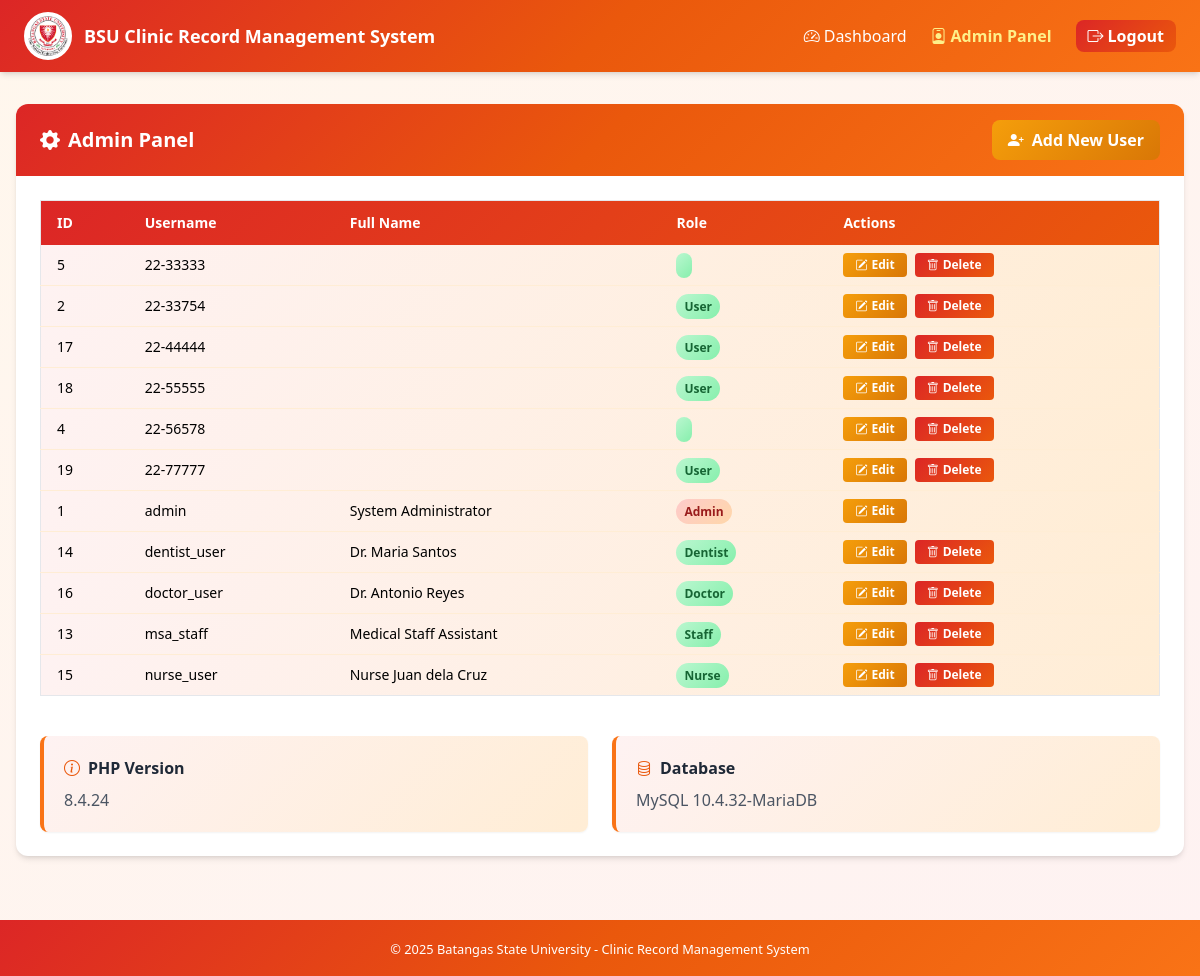
/admin_panel.php (signed in), run on the app's committed database.
### tables this page shows
CREATE TABLE `users` (
  `id` int(11) NOT NULL,
  `username` varchar(50) NOT NULL,
  `password` varchar(255) NOT NULL,
  `full_name` varchar(100) NOT NULL,
  `email` varchar(100) NOT NULL,
  `role` enum('admin','staff','dentist','nurse','doctor','user') DEFAULT 'user',
  `created_at` timestamp NOT NULL DEFAULT current_timestamp()
);

### admin_panel.php (the view, shortened to what this page needs)
<?php
include 'config/database.php';
$users_result = $conn->query("SELECT * FROM users ORDER BY username");
$users = [];
while ($row = $users_result->fetch_assoc()) {
    $users[] = $row;
}
?>
<!DOCTYPE html>
<html lang="en">
<head>
  <script src="https://cdn.tailwindcss.com"></script>
  <link rel="stylesheet" href="https://cdn.jsdelivr.net/npm/bootstrap-icons@1.10.0/font/bootstrap-icons.css">
</head>
<body class="bg-gradient-to-br from-orange-50 to-red-50 flex flex-col min-h-screen">
  <header class="red-orange-gradient text-white shadow-md">
    <div class="max-w-7xl mx-auto flex items-center justify-between px-6 py-3">
      <div class="flex items-center gap-3">
        <img src="assets/css/images/logo-bsu.png" alt="BSU Logo" class="w-12 h-12 rounded-full object-cover border-4 border-white bg-white">
        <h1 class="text-lg font-bold">BSU Clinic Record Management System</h1>
      </div>
      <nav class="flex items-center gap-6">
        <a href="dashboard.php" class="hover:text-yellow-200 flex items-center gap-1">
          <i class="bi bi-speedometer2"></i> Dashboard
        </a>
        <a href="admin_panel.php" class="text-yellow-200 flex items-center gap-1 font-semibold">
          <i class="bi bi-person-badge"></i> Admin Panel
        </a>
        <a href="logout.php" class="red-orange-gradient-button text-white px-3 py-1 rounded-lg font-semibold hover:shadow-lg flex items-center gap-1">
          <i class="bi bi-box-arrow-right"></i> Logout
        </a>
      </nav>
    </div>
  </header>
  <main class="flex-grow max-w-7xl mx-auto px-4 py-8 w-full">
    <div class="bg-white rounded-xl shadow-md overflow-hidden">
      <div class="red-orange-gradient px-6 py-4 flex justify-between items-center">
        <h2 class="text-xl font-bold text-white flex items-center gap-2">
          <i class="bi bi-gear-fill"></i> Admin Panel
        </h2>
        <a href="register.php" class="yellow-orange-button text-white font-semibold px-4 py-2 rounded-lg hover:shadow-lg flex items-center gap-2">
          <i class="bi bi-person-plus-fill"></i> Add New User
        </a>
      </div>
      <div class="p-6">
        <div class="overflow-x-auto">
          <table class="min-w-full text-sm border rounded-lg">
            <thead class="red-orange-table-header text-white">
              <tr>
                <th class="py-3 px-4 text-left">ID</th>
                <th class="py-3 px-4 text-left">Username</th>
                <th class="py-3 px-4 text-left">Full Name</th>
                <th class="py-3 px-4 text-left">Role</th>
                <th class="py-3 px-4 text-left">Actions</th>
              </tr>
            </thead>
            <tbody class="divide-y divide-orange-100">
              <?php foreach ($users as $user): ?>
              <tr class="red-orange-table-row hover:shadow transition-all duration-200">
                <td class="py-2 px-4"><?php echo $user['id']; ?></td>
                <td class="py-2 px-4"><?php echo htmlspecialchars($user['username']); ?></td>
                <td class="py-2 px-4"><?php echo htmlspecialchars($user['full_name']); ?></td>
                <td class="py-2 px-4">
                  <span class="px-2 py-1 text-xs font-semibold rounded-full
                    <?php echo $user['role'] === 'admin' ? 'red-orange-badge-admin' : 'red-orange-badge-user'; ?>">
                    <?php echo ucfirst($user['role']); ?>
                  </span>
                </td>
                <td class="py-2 px-4 flex gap-2">
                  <a href="edit_user.php?id=<?php echo $user['id']; ?>" class="inline-flex items-center gap-1 px-3 py-1 yellow-orange-button text-white rounded hover:shadow text-xs font-semibold transition-all">
                    <i class="bi bi-pencil-square"></i> Edit
                  </a>
                  <?php if ($user['id'] != $_SESSION['user_id']): ?>
                  <button onclick="confirmDelete(<?php echo $user['id']; ?>)" class="inline-flex items-center gap-1 px-3 py-1 red-orange-gradient-button text-white rounded hover:shadow text-xs font-semibold transition-all">
                    <i class="bi bi-trash"></i> Delete
                  </button>
                  <?php endif; ?>
                </td>
              </tr>
              <?php endforeach; ?>
            </tbody>
          </table>
        </div>
        <div class="grid grid-cols-1 md:grid-cols-2 gap-6 mt-10">
          <div class="red-orange-gradient-card-light p-5 rounded-lg border-l-4 border-orange-500 shadow-sm">
            <h3 class="font-semibold text-gray-800 flex items-center gap-2"><i class="bi bi-info-circle text-orange-600"></i> PHP Version</h3>
            <p class="text-gray-600 mt-2"><?php echo phpversion(); ?></p>
          </div>
          <div class="red-orange-gradient-card-light p-5 rounded-lg border-l-4 border-orange-500 shadow-sm">
            <h3 class="font-semibold text-gray-800 flex items-center gap-2"><i class="bi bi-database text-orange-600"></i> Database</h3>
            <p class="text-gray-600 mt-2">MySQL <?php echo $conn->server_info; ?></p>
          </div>
        </div>
      </div>
    </div>
  </main>
  <footer class="red-orange-gradient text-white py-4 mt-8">
    <div class="max-w-7xl mx-auto px-6 text-center">
      <small>&copy; <?php echo date('Y'); ?> Batangas State University - Clinic Record Management System</small>
    </div>
  </footer>
</body>
</html>

### admin_panel.php (style rules this page uses)
.red-orange-gradient { background: linear-gradient(135deg, #dc2626, #ea580c, #f97316); }
.red-orange-gradient-card-light { background: linear-gradient(135deg, #fef2f2, #ffedd5); }
.red-orange-gradient-button { background: linear-gradient(135deg, #dc2626, #ea580c); }
.red-orange-table-header { background: linear-gradient(135deg, #dc2626, #ea580c); }
.red-orange-table-row { background: linear-gradient(135deg, #fef2f2, #ffedd5); }
.red-orange-badge-admin { background: linear-gradient(135deg, #fecaca, #fed7aa); color: #991b1b; }
.red-orange-badge-user { background: linear-gradient(135deg, #bbf7d0, #86efac); color: #166534; }
.yellow-orange-button { background: linear-gradient(135deg, #f59e0b, #d97706); }

### data on the page
users: id "5", username "22-33333"
users: id "2", username "22-33754", role "User"
users: id "17", username "22-44444", role "User"
users: id "18", username "22-55555", role "User"
users: id "4", username "22-56578"
users: id "19", username "22-77777", role "User"
users: id "1", username "admin", full_name "System Administrator", role "Admin"
users: id "14", username "dentist_user", full_name "Dr. Maria Santos", role "Dentist"
users: id "16", username "doctor_user", full_name "Dr. Antonio Reyes", role "Doctor"
users: id "13", username "msa_staff", full_name "Medical Staff Assistant", role "Staff"
users: id "15", username "nurse_user", full_name "Nurse Juan dela Cruz", role "Nurse"

### other printed values
phpversion() "8.4.24"
$conn->server_info "10.4.32-MariaDB"
